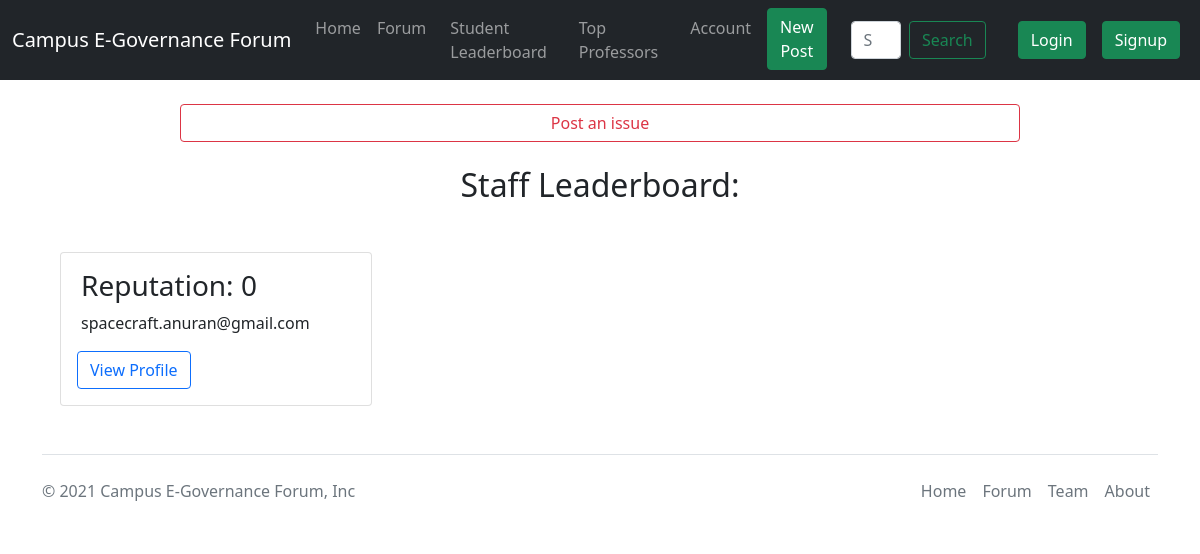
The app's page /forum/top-professors/, older data.
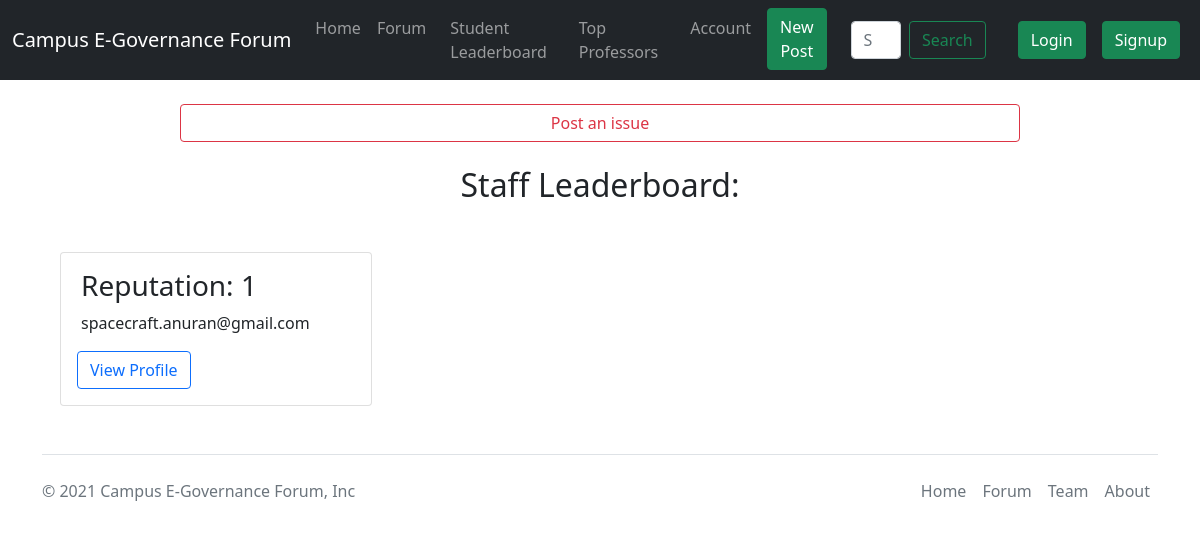
The same page, newer data.
### forum/models.py (models this page shows, shortened)
class TeacherProfile(models.Model):
    sno = models.AutoField(primary_key=True)
    user = models.ForeignKey(User, on_delete=models.CASCADE)
    username = models.CharField(max_length=255, unique=True)
    reputation = models.IntegerField(default=0)
    tags = models.JSONField(default=dict)
    rollno = models.CharField(max_length=255, default="")
    profilepic = models.ImageField(upload_to='forum/images/', blank=True)

### forum/views.py (the view)
# urls.py: path('top-professors/', views.TeacherLeaderBoard, name="TeacherLeaderBoard"),
def TeacherLeaderBoard(request):
    users = list(TeacherProfile.objects.all())
    users.sort(key = lambda x: x.reputation, reverse=True)
    params = {}
    params["page_title"] = "Staff Leaderboard"
    params["users"] = users
    return render(request, 'forum/staff/leaderboard.html', params)

### forum/templates/forum/staff/leaderboard.html (shortened to what this page needs)
{% extends 'forum/base.html' %}
{% block body %}
<center><a href="newpost/" class="btn btn-outline-danger my-4" style="width: 70%;">Post an issue</a></center>
<h2 align="center">{{ page_title }}:</h2>
<div class="row my-4 mx-4">
    {% for i in users|slice:":" %}
    <div class="col-sm-4">
      <div class="card my-4 mx-4">
            <div class="card-body">
              <h3 class="card-title mx-1">Reputation: {{ i.reputation }}</h3>
              <p class="card-text mx-1">{{ i.username|truncatechars:75 }}</p>
              <a href="/forum/user/{{i.username}}" class="btn btn-outline-primary">View Profile</a>
            </div>
      </div>
    </div>
    {% endfor %}
  </div>
{% endblock %}

Row changes from the older to the newer data that the page shows:
changed TeacherProfile "spacecraft.anuran@gmail.com": reputation "0" → "1"
